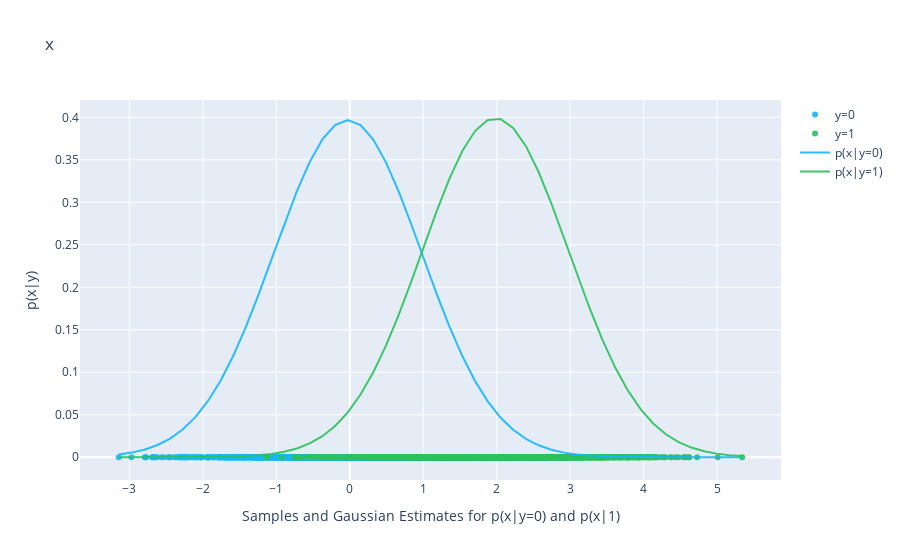
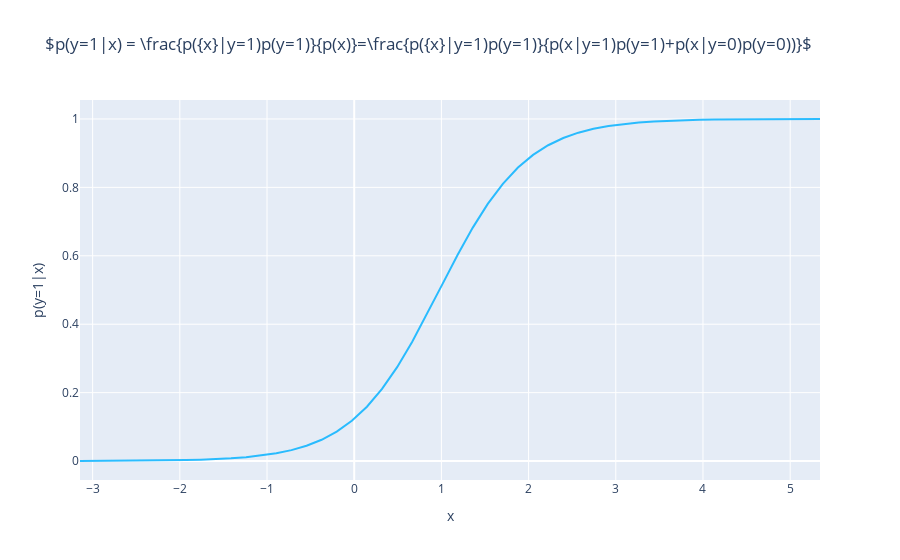

Notebook code cell kept with these figures, in order:
### Code cell
import numpy as np
import plotly.graph_objects as go
import plotly
import plotly.offline as py
from scipy.stats import multivariate_normal as g
py.init_notebook_mode(connected=True)

# Generate samples from two gaussians with different means:
n_samples = 2000 # what if we make this smaller?
x1 = np.random.normal(0, 1, n_samples) 
x2 = np.random.normal(2, 1, n_samples) 

# Define the space of x
x_space = np.linspace(x1.min(), x2.max())

# Compute the estimated p(x|y=0), assuming m = mean and cov = std
y_space_1 = g.pdf(x_space, mean=x1.mean(), cov=x1.std())

# Compute the estimated p(x|y=1), assuming m = mean and cov = std
y_space_2 = g.pdf(x_space, mean=x2.mean(), cov=x2.std())

# Compute p(y=1|x) based on the bayes rule (priors are equal)
y_bayes = y_space_2 * 0.5 / (y_space_2 * 0.5 + y_space_1 * 0.5)

fig = go.Figure(data=[
    go.Scatter(x=x1, y=np.zeros(x1.shape), mode='markers', name='y=0', marker_color='rgba(22, 182, 255, .9)'),
    go.Scatter(x=x2, y=np.zeros(x1.shape), mode='markers', name='y=1', marker_color='rgba(44, 193, 93, .9)'),
    go.Scatter(x=x_space, y=y_space_1, name='p(x|y=0)', marker_color='rgba(22, 182, 255, .9)'),
    go.Scatter(x=x_space, y=y_space_2, name='p(x|y=1)', marker_color='rgba(44, 193, 93, .9)')],
                layout=go.Layout(title='x', 
                                 xaxis=dict(title='Samples and Gaussian Estimates for p(x|y=0) and p(x|1)',),
                                 yaxis=dict(title="p(x|y)",)))
plotly.offline.iplot(fig)

fig = go.Figure(data=[
    go.Scatter(x=x_space, y=y_bayes, name='p(x|y=0)', marker_color='rgba(22, 182, 255, .9)'),],
                layout=go.Layout(title=r'$p(y=1|x) = \frac{p({x}|y=1)p(y=1)}{p(x)}=\frac{p({x}|y=1)p(y=1)}{p(x|y=1)p(y=1)+p(x|y=0)p(y=0))}$', 
                                 xaxis=dict(title="x",),
                                 yaxis=dict(title="p(y=1|x)",)))
plotly.offline.iplot(fig)

### Figure 1 — Plotly figure (JSON) as saved in the notebook; plotly's stock layout.template omitted (floating-point values rounded to 4 significant figures; data arrays with more than 128 entries replaced by an {"elided": "..."} marker saying what was removed)
{"data": [{"marker": {"color": "rgba(22, 182, 255, .9)"}, "mode": "markers", "name": "y=0", "type": "scatter", "x": {"elided": "2000 float values"}, "y": {"elided": "2000 int values"}}, {"marker": {"color": "rgba(44, 193, 93, .9)"}, "mode": "markers", "name": "y=1", "type": "scatter", "x": {"elided": "2000 float values"}, "y": {"elided": "2000 int values"}}, {"marker": {"color": "rgba(22, 182, 255, .9)"}, "name": "p(x|y=0)", "type": "scatter", "x": [-3.145, -2.972, -2.798, -2.625, -2.452, -2.279, -2.106, -1.932, -1.759, -1.586, -1.413, -1.24, -1.066, -0.8932, -0.72, -0.5468, -0.3736, -0.2004, -0.0272, 0.146, 0.3192, 0.4924, 0.6656, 0.8388, 1.012, 1.185, 1.358, 1.532, 1.705, 1.878, 2.051, 2.224, 2.398, 2.571, 2.744, 2.917, 3.09, 3.264, 3.437, 3.61, 3.783, 3.956, 4.13, 4.303, 4.476, 4.649, 4.822, 4.996, 5.169, 5.342], "y": [0.003248, 0.005459, 0.008907, 0.01411, 0.02169, 0.03238, 0.04691, 0.06599, 0.0901, 0.1194, 0.1537, 0.192, 0.2328, 0.274, 0.3131, 0.3474, 0.3741, 0.391, 0.3968, 0.3909, 0.3738, 0.3471, 0.3128, 0.2736, 0.2324, 0.1916, 0.1533, 0.1191, 0.08984, 0.06578, 0.04675, 0.03225, 0.0216, 0.01405, 0.008865, 0.005432, 0.003231, 0.001865, 0.001046, 0.000569, 0.0003005, 0.0001541, 7.671e-05, 3.707e-05, 1.739e-05, 7.917e-06, 3.5e-06, 1.502e-06, 6.256e-07, 2.53e-07]}, {"marker": {"color": "rgba(44, 193, 93, .9)"}, "name": "p(x|y=1)", "type": "scatter", "x": [-3.145, -2.972, -2.798, -2.625, -2.452, -2.279, -2.106, -1.932, -1.759, -1.586, -1.413, -1.24, -1.066, -0.8932, -0.72, -0.5468, -0.3736, -0.2004, -0.0272, 0.146, 0.3192, 0.4924, 0.6656, 0.8388, 1.012, 1.185, 1.358, 1.532, 1.705, 1.878, 2.051, 2.224, 2.398, 2.571, 2.744, 2.917, 3.09, 3.264, 3.437, 3.61, 3.783, 3.956, 4.13, 4.303, 4.476, 4.649, 4.822, 4.996, 5.169, 5.342], "y": [7.765e-07, 1.86e-06, 4.322e-06, 9.747e-06, 2.133e-05, 4.531e-05, 9.34e-05, 0.0001868, 0.0003626, 0.0006831, 0.001249, 0.002216, 0.003814, 0.006373, 0.01033, 0.01626, 0.02482, 0.03678, 0.05289, 0.07381, 0.09995, 0.1314, 0.1675, 0.2073, 0.249, 0.2902, 0.3283, 0.3604, 0.3839, 0.3968, 0.3981, 0.3875, 0.3661, 0.3356, 0.2986, 0.2578, 0.216, 0.1757, 0.1386, 0.1062, 0.07888, 0.05689, 0.03981, 0.02704, 0.01782, 0.0114, 0.007075, 0.004262, 0.002491, 0.001413]}], "layout": {"title": {"text": "x"}, "xaxis": {"title": {"text": "Samples and Gaussian Estimates for p(x|y=0) and p(x|1)"}}, "yaxis": {"title": {"text": "p(x|y)"}}}}

### Figure 2 — Plotly figure (JSON) as saved in the notebook; plotly's stock layout.template omitted (floating-point values rounded to 4 significant figures)
{"data": [{"marker": {"color": "rgba(22, 182, 255, .9)"}, "name": "p(x|y=0)", "type": "scatter", "x": [-3.145, -2.972, -2.798, -2.625, -2.452, -2.279, -2.106, -1.932, -1.759, -1.586, -1.413, -1.24, -1.066, -0.8932, -0.72, -0.5468, -0.3736, -0.2004, -0.0272, 0.146, 0.3192, 0.4924, 0.6656, 0.8388, 1.012, 1.185, 1.358, 1.532, 1.705, 1.878, 2.051, 2.224, 2.398, 2.571, 2.744, 2.917, 3.09, 3.264, 3.437, 3.61, 3.783, 3.956, 4.13, 4.303, 4.476, 4.649, 4.822, 4.996, 5.169, 5.342], "y": [0.000239, 0.0003405, 0.000485, 0.0006904, 0.0009825, 0.001398, 0.001987, 0.002823, 0.004009, 0.005687, 0.008061, 0.01141, 0.01612, 0.02273, 0.03194, 0.04471, 0.06223, 0.08598, 0.1176, 0.1588, 0.211, 0.2746, 0.3488, 0.4311, 0.5173, 0.6024, 0.6816, 0.7516, 0.8103, 0.8578, 0.8949, 0.9232, 0.9443, 0.9598, 0.9712, 0.9794, 0.9853, 0.9895, 0.9925, 0.9947, 0.9962, 0.9973, 0.9981, 0.9986, 0.999, 0.9993, 0.9995, 0.9996, 0.9997, 0.9998]}], "layout": {"title": {"text": "$p(y=1|x) = \\frac{p({x}|y=1)p(y=1)}{p(x)}=\\frac{p({x}|y=1)p(y=1)}{p(x|y=1)p(y=1)+p(x|y=0)p(y=0))}$"}, "xaxis": {"title": {"text": "x"}}, "yaxis": {"title": {"text": "p(y=1|x)"}}}}
